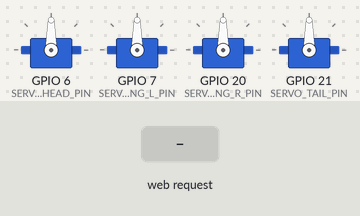
Bench run of a program on a simulated ESP32-C3. Parts: 4 × servo. The test bench sets the inputs (shaded band). What the program prints to the serial monitor is not drawn.

Above: at 2.2 s.
2.3 s: HTTP request GET /servo?n=1&v=1 received
At 3.3 s:
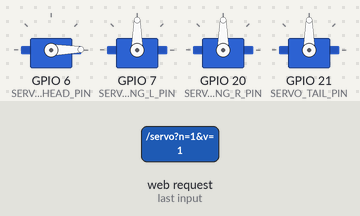
Timing chart, 0 to 5.3 s (numbered marks = the images above; inputs shaded):
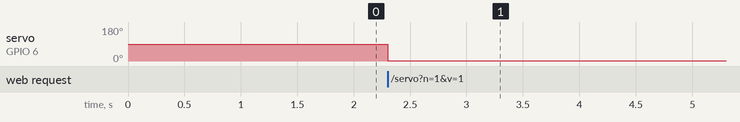

The program:

main.cpp
```cpp
// Code generated with the help of https://share.google/aimode/szxNH3jYXkqOMRLh3

#include <Arduino.h>
#include <WiFi.h>
#include <WebServer.h>
#include <DNSServer.h>
#include <ESP32Servo.h>

// AP Credentials
const char *ap_ssid = "Romeo-Robot";
const char *ap_password = "12345678";

// Pins
#define SERVO_HEAD_PIN 6    // Servo 1: Head
#define SERVO_WING_L_PIN 7  // Servo 2: Left Wing
#define SERVO_WING_R_PIN 20 // Servo 3: Right Wing
#define SERVO_TAIL_PIN 21   // Servo 4: Tail (added pin, update as needed)
#define DF_RX 4
#define DF_TX 5
#define BUSY_PIN 3

Servo servoHead, servoWingL, servoWingR, servoTail;
WebServer server(80);
DNSServer dnsServer;

// HTML Control Panel
const char index_html[] PROGMEM = R"rawliteral(
<!DOCTYPE html><html><head><meta name="viewport" content="width=device-width, initial-scale=1">
<style>
  body{font-family:sans-serif;text-align:center;background:#f4f4f9;padding:20px;}
  .card{max-width:400px;margin:auto;background:white;padding:20px;border-radius:15px;box-shadow:0 4px 15px rgba(0,0,0,0.1);}
  input[type=range]{width:100%;height:40px;margin:10px 0;}
  button{padding:12px;margin:5px;width:45%;border-radius:8px;border:none;background:#007bff;color:white;font-weight:bold;cursor:pointer;}
  .center-btn{width:92%; background:#6c757d; margin-top:10px;}
  .stop{background:#dc3545;}
  button:active{opacity:0.8;}
</style></head><body><div class="card">
  <h2>Robot Control</h2>
  <p>Head<br>
    <button onclick="moveServo(1, 'left')">Left</button>
    <button onclick="moveServo(1, 'right')">Right</button>
    <button onclick="sweepServo(1)">Sweep</button>
  </p>
  <p>Wings (L+R)<br>
    <button onclick="moveServo('wings', 'left')">Left</button>
    <button onclick="moveServo('wings', 'right')">Right</button>
    <button onclick="sweepServo('wings')">Sweep</button>
  </p>
  <p>All Servos<br>
    <button onclick="sweepAllServos()">Sweep All</button>
  </p>
  <p>Tail<br>
    <button onclick="moveServo(4, 'left')">Left</button>
    <button onclick="moveServo(4, 'right')">Right</button>
    <button onclick="sweepServo(4)">Sweep</button>
  </p>
  <button class="center-btn" onclick="centerAll()">CENTER ALL SERVOS</button>
  <hr>
</div>
<script>
    let lastCall = 0;
    const throttleDelay = 80;

    function sendServo(num, val) {
      if(num === 'wings') {
        fetch(`/servo?n=2&v=${val}`);
        fetch(`/servo?n=3&v=${180-val}`);
      } else {
        fetch(`/servo?n=${num}&v=${val}`);
      }
    }
    // Sweep all servos simultaneously two times
    function sweepAllServos() {
      let positions = [30, 150, 30, 150, 90, 30, 150, 30, 150, 90];
      let i = 0;
      function next() {
        if (i < positions.length) {
          sendServo(1, positions[i]);
          sendServo('wings', positions[i]);
          sendServo(4, positions[i]);
          i++;
          setTimeout(next, 400);
        }
      }
      next();
    }

    // Move servo left/right
    function moveServo(num, dir) {
      let val = dir === 'left' ? 30 : 150;
      sendServo(num, val);
    }

    // Sweep left-right-left-right on button press
    function sweepServo(num) {
      let positions = [30, 150, 30, 150, 90];
      let i = 0;
      function next() {
        if (i < positions.length) {
          sendServo(num, positions[i]);
          i++;
          setTimeout(next, 350);
        }
      }
      next();
    }

    function centerAll() {
        // Center all servos
        fetch('/servo?n=all&v=90');
    }
</script>
</body></html>)rawliteral";

// --- Request Handlers ---

void handleServo()
{
  if (server.hasArg("n") && server.hasArg("v"))
  {
    String n = server.arg("n");
    int v = server.arg("v").toInt();

    if (n == "all")
    {
      servoHead.write(v);
      servoWingL.write(v);
      servoWingR.write(180 - v);
      servoTail.write(v);
    }
    else
    {
      int num = n.toInt();
      if (num == 1)
        servoHead.write(v);
      else if (num == 2)
        servoWingL.write(v);
      else if (num == 3)
        servoWingR.write(v);
      else if (num == 4)
        servoTail.write(v);
    }
    server.send(200, "text/plain", "OK");
  }
}

void setup()
{
  Serial.begin(115200);
  delay(1000);
  Serial.println("\nStarting Romeo Mini...");

  // 1. WiFi & DNS
  WiFi.mode(WIFI_AP);
  WiFi.softAP(ap_ssid, ap_password);
  dnsServer.start(53, "*", WiFi.softAPIP());
  Serial.print("AP Active: ");
  Serial.println(ap_ssid);

  // 2. Servos
  ESP32PWM::allocateTimer(0);
  ESP32PWM::allocateTimer(1);
  servoHead.attach(SERVO_HEAD_PIN, 500, 2400);
  servoWingL.attach(SERVO_WING_L_PIN, 500, 2400);
  servoWingR.attach(SERVO_WING_R_PIN, 500, 2400);
  servoTail.attach(SERVO_TAIL_PIN, 500, 2400);

  // 3. Web Routes
  server.on("/", []()
            { server.send(200, "text/html", index_html); });
  server.on("/servo", handleServo);
  server.on("/favicon.ico", []()
            { server.send(204); }); // Quietly handle favicon requests

  // 5. Silent Redirect for Captive Portal
  server.onNotFound([]()
                    {
        String host = server.hostHeader();
        if (host != WiFi.softAPIP().toString()) {
            // Redirect background "internet checks" to the home page
            server.sendHeader("Location", String("http://") + WiFi.softAPIP().toString(), true);
            server.send(302, "text/plain", "");
        } else {
            server.send(404, "text/plain", "Not Found");
        } });

  server.begin();
  Serial.println("Web Server Ready.");
}

void loop()
{
  dnsServer.processNextRequest();
  server.handleClient();
}
```

Measured:
- after the input at 2.3 s, servo on GPIO 6 (SERVO_HEAD_PIN): 90° → 1° at once
